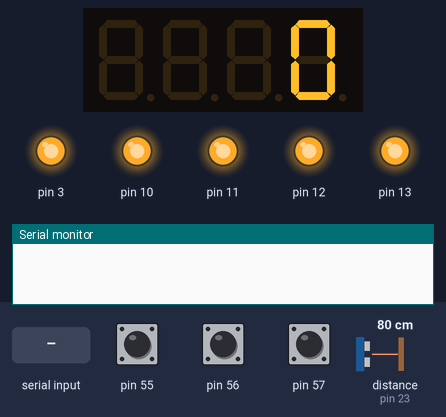
Bench run of a sketch on a simulated Arduino Mega 2560, built with avr-gcc and run on an emulated ATmega2560. Parts: 4-digit seven-segment display, output pins drawn as LEDs (lit = HIGH), the last lines printed to the serial monitor. Inputs (shaded band) come from the test bench; at power-on: pin 55 HIGH, pin 56 HIGH, pin 57 HIGH, distance to the obstacle (sensor on pin 23) 80 cm. The echo pulse lasts 58.3 µs per cm.

Above: at 1.2 s.
1.3 s: "90,45\n" received over Serial
At 2.9 s:
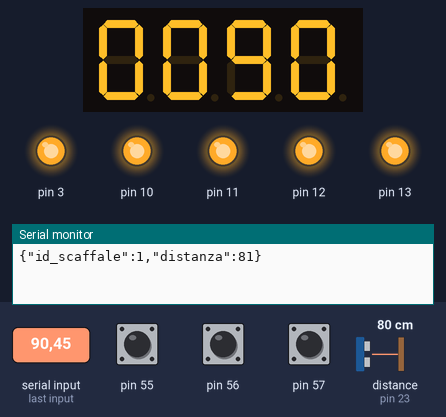
3.3 s: "30,150\n" received over Serial
Timing chart, 0 to 6.3 s (numbered marks = the images above; inputs shaded):
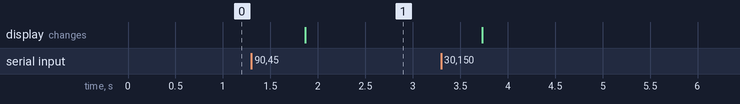

Measured:
- after the input at 1.3 s, the display: changes after 0.57 s (image 1)

The sketch:

codice_finale3.0.ino
```cpp
#include <NewPing.h>
#include <MultiFuncShield.h>
#include <TimerOne.h>

#define TRIG_PIN 22
#define ECHO_PIN 23
#define MAX_DISTANCE 200
#define ID_SCAFFALE 1
#define TOLLERANZA_CM 2
#define LETTURE_STABILI 3

NewPing sonar(TRIG_PIN, ECHO_PIN, MAX_DISTANCE);

int distanzaPrecedente = -1;
int contatoreStabilita = 0;
int ultimaDistanzaInviata = -1;
unsigned long ultimoInvio = 0;
unsigned long ultimoKeepalive = 0;
const unsigned long INTERVALLO_HEARTBEAT = 5000;
String inputSeriale = "";

void setup() {
  Serial.begin(9600);
  Timer1.initialize();
  MFS.initialize();
  MFS.write(0);
}

void loop() {
  while (Serial.available()) {
    char c = Serial.read();
    if (c == '\n') {
      int quantita = inputSeriale.toInt();
      char buf[5];
      sprintf(buf, "%04d", quantita);
      MFS.write(buf);
      inputSeriale = "";
    } else {
      inputSeriale += c;
    }
  }

  delay(500);
  int distanza = sonar.ping_median(5) / US_ROUNDTRIP_CM;
  if (distanza == 0) distanza = MAX_DISTANCE;

  if (abs(distanza - distanzaPrecedente) <= TOLLERANZA_CM) {
    contatoreStabilita++;
  } else {
    contatoreStabilita = 0;
  }
  distanzaPrecedente = distanza;

  if (contatoreStabilita < LETTURE_STABILI) return;

  bool valoreCambiato = abs(distanza - ultimaDistanzaInviata) > TOLLERANZA_CM;
  bool tempoScaduto = (millis() - ultimoInvio) >= INTERVALLO_HEARTBEAT;

  if (!valoreCambiato && !tempoScaduto) return;

  ultimaDistanzaInviata = distanza;
  ultimoInvio = millis();
  Serial.print("{\"id_scaffale\":");
  Serial.print(ID_SCAFFALE);
  Serial.print(",\"distanza\":");
  Serial.print(distanza);
  Serial.println("}");

  if (millis() - ultimoKeepalive >= 5000) {
    ultimoKeepalive = millis();
    Serial.println("{\"stato\":\"online\"}");
  }
}
```

codice_finale2.0.ino
```cpp

```
